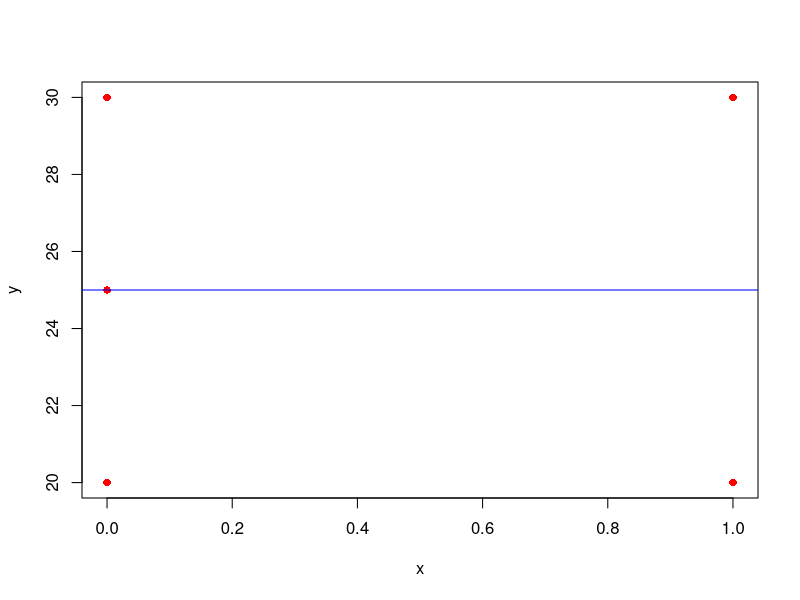
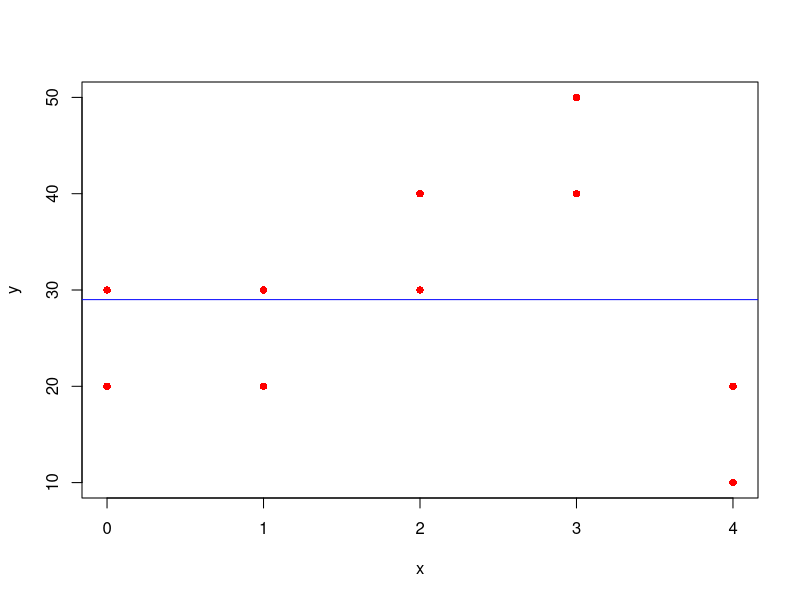
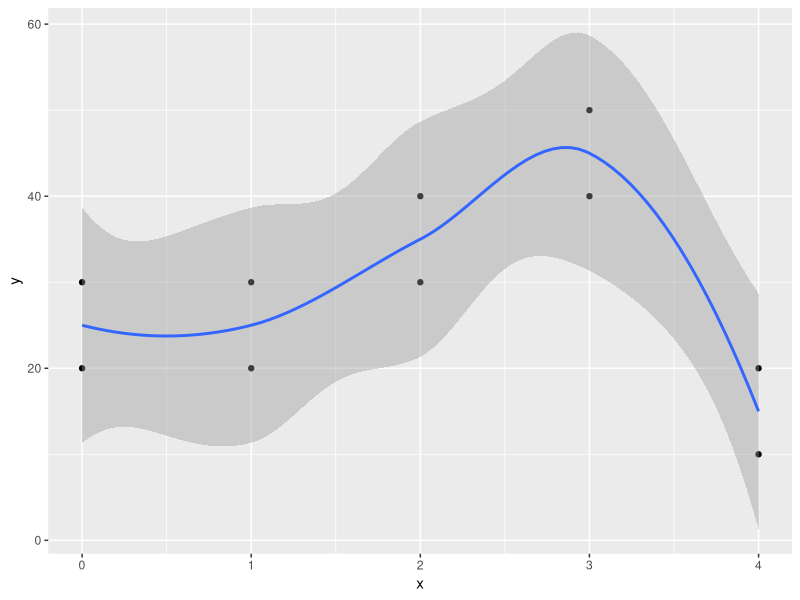
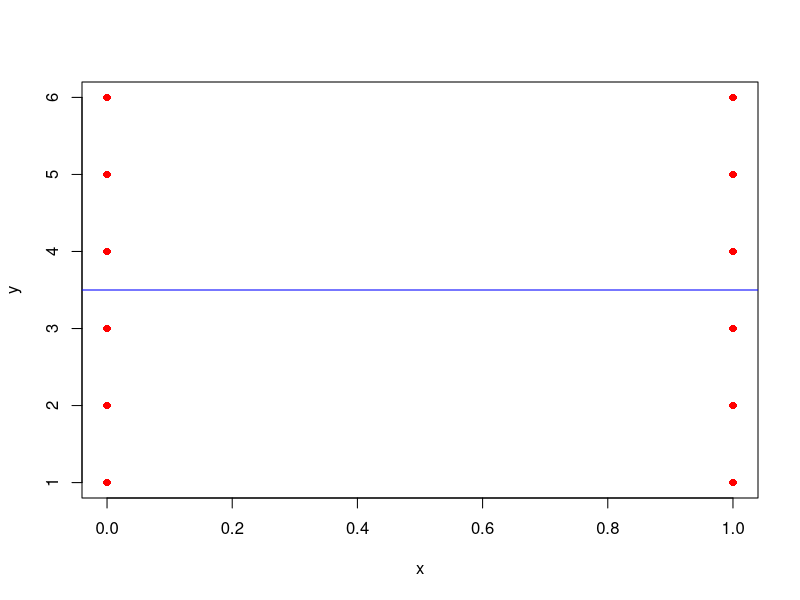
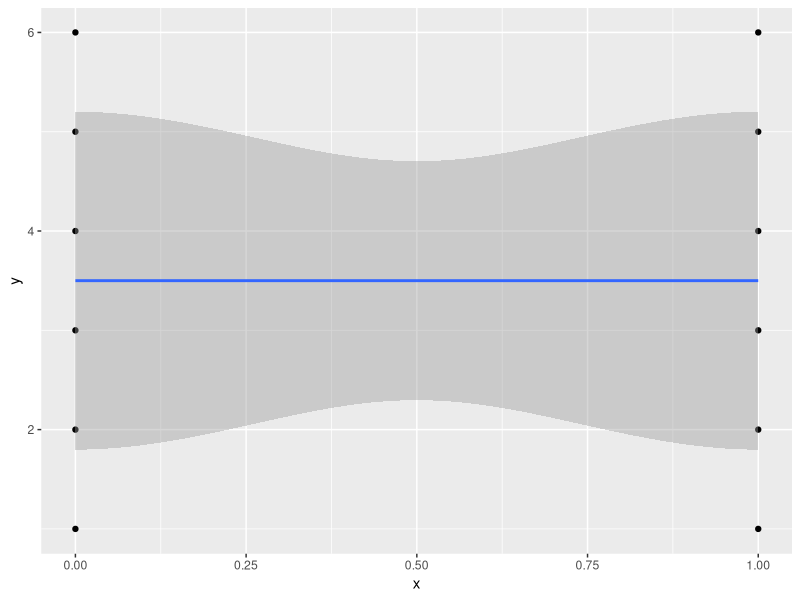

These charts were generated, in order, by the following R code:
#Prof. Pedram Jahangiry

# x and y are mean independent and cor = 0. But they are not strongly independent. 

y = c(20, 25, 30,30,20)
x= c(0,0,1,0,1)


plot(x,y, col='red', pch=16)
cor(y,x)

# linear relationship?
reg <- lm(y~x)
abline(reg, col='blue')


# x and y are NOT mean independent and cor = 0. They are not strongly independent either. 


y = c (20, 30,20,30, 30, 40, 40, 50, 10, 20)
x= c(0,0,1,1, 2,2,3,3,4,4)
cor(y,x)


plot(x,y, col='red', pch=16)




# linear relationship?
reg <- lm(y~x)
abline(reg, col='blue')


# Non-linear relationship
library(ggplot2)
library(dplyr)

data <- cbind(y,x) %>% data.frame()

ggplot(data,aes(x, y)) +
  geom_point() +
  geom_smooth()


# x and y are  mean independent and cor = 0. and they are strongly independent. 

y = c(1,2,3,4,5,6,1,2,3,4,5,6) # rolling a fair dice
x= c(1,1,1,1,1,1,0,0,0,0,0,0)  # flipping a coin
cor(y,x)

# linear relationship?
plot(x,y, col='red', pch=16)
reg <- lm(y~x)
abline(reg, col='blue')

# Non-linear relationship
data <- cbind(y,x) %>% data.frame()
ggplot(data,aes(x, y)) +
  geom_point() +
  geom_smooth()


#----------------------------------------------------------------

# I hope now you realize:
# 1- Conditional expectation captures the nonlinear/linear relationship between X and Y.
# 2- Correlation captures the linear relationship between X and Y


# I love econometrics! 
